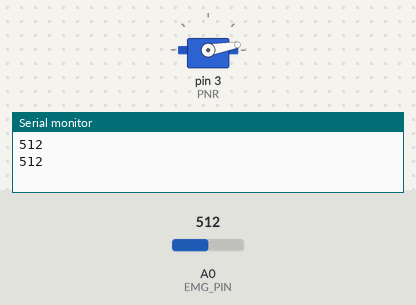
Simulated run of this sketch. Board: Arduino Uno, built with avr-gcc and run on an emulated ATmega328P. Shown: servo, the last lines printed to the serial monitor. Inputs (shaded band) come from the test bench; at power-on: A0 (EMG_PIN) = 512.

Above: at 1.3 s.
1.4 s: A0 (EMG_PIN) set to 890
2.9 s: A0 (EMG_PIN) set to 918
At 3.7 s:
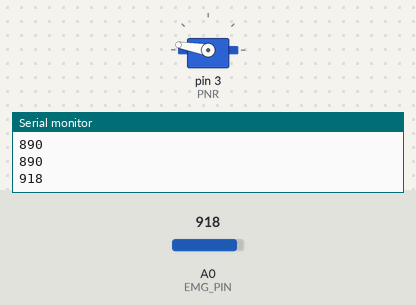
4.5 s: A0 (EMG_PIN) set to 900
At 4.9 s:
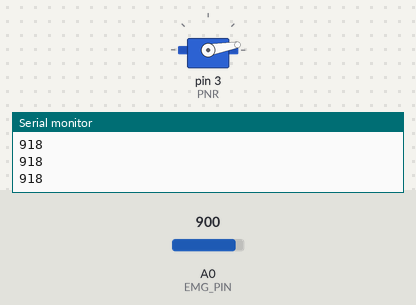
6.0 s: A0 (EMG_PIN) set to 1023
At 7.2 s:
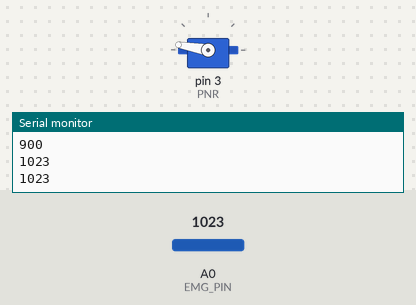
Timing chart, 0 to 8.5 s (numbered marks = the images above; inputs shaded):
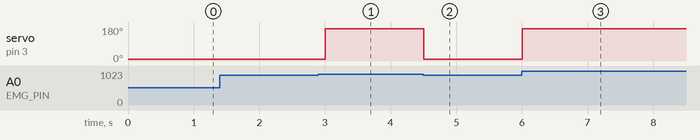

Measured:
- the behaviour switches between 900 and 901 on A0 (EMG_PIN) (found by bisection; images 0 and 1)
- after the input at 2.9 s, servo on pin 3 (PNR): 10° → 170° after 0.10 s
- after the input at 4.5 s, servo on pin 3 (PNR): 170° → 10° at once
- after the input at 6.0 s, servo on pin 3 (PNR): 10° → 170° at once

The sketch:

PROSTHETIC_ARM.ino
```cpp
#include <Servo.h>

//Threshold for servo motor control with muscle sensor.
//You can set a threshold according to the maximum and minimum values of the muscle sensor.
#define THRESHOLD 900

//Pin number where the sensor is connected. (Analog 0)
#define EMG_PIN A0

//Pin number where the servo motor is connected. (Digital PWM 3)
#define PNR 3
//#define Middle 5
//#define Index 6
//#define Thumb 9

//Define Servo motor
Servo Servo_1;
//Servo Servo_2;
//Servo Servo_3;
//Servo Servo_4;

/*-------------------------------- void setup ------------------------------------------------*/

void setup(){
  //BAUDRATE set to 115200, remember it to set monitor serial properly.
  //Used this Baud Rate and "NL&CR" option to visualize the values correctly.
  Serial.begin(115200);
    pinMode(A0, INPUT);
      pinMode(3, OUTPUT);


  //Set servo motor to digital pin 3
  Servo_1.attach(PNR);
  //Servo_2.attach(Middle);
  //Servo_3.attach(Index);
  //Servo_4.attach(Thumb);
}

/*--------------------------------  void loop  ------------------------------------------------*/

void loop(){

  //The "Value" variable reads the value from the analog pin to which the sensor is connected.
  int value = analogRead(EMG_PIN);

  //If the sensor value is GREATER than the THRESHOLD, the servo motor will turn to 170 degrees.
  if(value > THRESHOLD){
    Servo_1.write(170);
    //Servo_2.write(170);
    //Servo_3.write(170);
    //Servo_4.write(170);
  }

  //If the sensor is LESS than the THRESHOLD, the servo motor will turn to 10 degrees.
  else{
    Servo_1.write(10);
    //Servo_2.write(10);
    //Servo_3.write(10);
    //Servo_4.write(10);
  }

  //You can use serial monitor to set THRESHOLD properly, comparing the values shown when you open and close your hand.
  delay(500);
  Serial.println(value);

}
```
